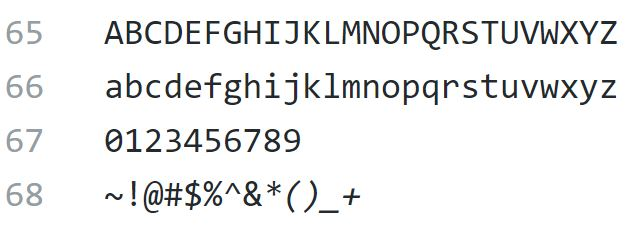
#> input picture E/E1/image-segmentation.JPG, 640 x 225 px
$ python e1.py
#> lines starting #> are read from the running program, lines starting #| are printed output that depends on the picture; after the words box and inside, x2 and y2 are one past the last pixel; in counts of white or black regions, pixels touching at a corner belong together
import numpy as np
import PIL
from PIL import ImageOps
from PIL import Image

def read_image():
    """Read image

    Returns:
        numpy_array: image
    """

    #read_image
    image_file = PIL.Image.open("./image-segmentation.JPG")
#> image_file is the input picture: PIL image 640x225 RGB; mean R, G, B 237.7, 238.4, 238.2
    image_file = ImageOps.grayscale(image_file)
#> image_file: PIL image 640x225 L
    image_array = np.array(image_file)


    #inverse_image
    image_array = 255 - image_array
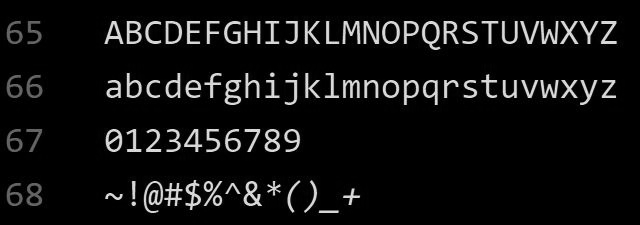
#> image_array: shape (225, 640); min 0, max 247, mean 16.9
    return image_array

def threshold(image_array, thresh):
    """Apply thresholding on image

    Args:
        image_array (numpy array): input image
        thresh (int): thresholding value

    Returns:
        numpy array: thresholded image
    """
#> called with thresh = 60
    for i in range(image_array.shape[0]):
        for j in range(image_array.shape[1]):
            if (image_array[i,j]) < 60:
                image_array[i,j] = 0
            else:
                image_array[i,j] = 255
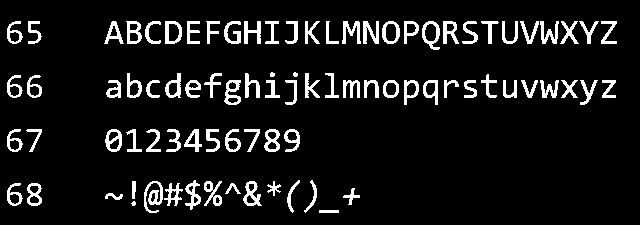
#> image_array: shape (225, 640); 9% white; 86 white regions (1 under 20 px), largest, box (x1, y1, x2, y2) and area: (144, 181, 163, 213) 288, (243, 181, 262, 206) 231, (224, 80, 241, 105) 227
    return image_array


def row_wise_crop(image_array):
    """crop image in lines row wise

    Args:
        image_array (numpy_array): image

    Returns:
        int: number of rows cropped
    """
    row_sum = np.sum(image_array, axis=1)
#> row_sum = 225 values, max 77265 at index 23, min 0 at index 0, mean 14745.8

    row_number = 0
    checker = 0
    for i in range(image_array.shape[0]):
        if checker == i:
            checker += 1
            if row_sum[i] != 0:
                for j in range(i,image_array.shape[0]):
                    if row_sum[j] == 0:
                        new_img = image_array[i:j, :]
                        checker = j
                        image = Image.fromarray(new_img)
                        image.save( "./Row_Image/"+ 'img' + str(row_number) + '.png')
                        row_number += 1
                        break
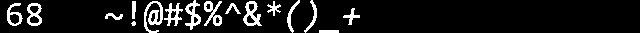
#> image: PIL image 640x33 L; 10.2% white; 16 white regions (1 under 20 px), largest, box (x1, y1, x2, y2) and area: (144, 1, 163, 33) 288, (243, 1, 262, 26) 231, (204, 1, 222, 26) 221
#> after the loop, row_number = 4

    return row_number


def col_wise_crop(row_number):
    """column wise crop on image,segments charachter in line

    Args:
        row_number (int): number of rows to cut on image
    """
    for number in range(0,row_number):
        image_file = PIL.Image.open("./Row_Image/"+ "img" +str(number) + ".png")
        image_array = np.array(image_file)

        col_number = 0
        checker2 = 0
        col_sum = np.sum(image_array , axis = 0)
        for i in range(image_array.shape[1]):
            if checker2 == i:
                #print("value of i", i)
                checker2 += 1
                if col_sum[i] != 0:
                    for j in range(i,image_array.shape[1]):
                        #print("value of j", j)
                        if col_sum[j] == 0:
                            new_img = image_array[:, i:j]
                            checker2 = j
                            image = Image.fromarray(new_img)
                            image.save('./Col_Image/'+ 'img' + str(number) + "_" + str(col_number) + '.png')
                            #print("image saved")
                            col_number += 1
                            break


if __name__ == "__main__":
    image_array = read_image()
    image_array = threshold(image_array, 60)
    row_number = row_wise_crop(image_array)
#> row_number = 4
    #print(row_number)
    col_wise_crop(row_number)
#> in col_wise_crop, `image_file = PIL.Image.open("./Row_Image/"+ "img" +str(number) + ".png")`:
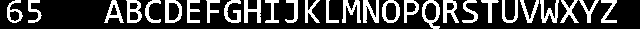
#> image_file: PIL image 640x29 L; 25.5% white; 28 white regions, largest, box (x1, y1, x2, y2) and area: (363, 0, 379, 23) 224, (422, 0, 440, 29) 221, (342, 0, 361, 23) 219
#> in col_wise_crop, `col_sum = np.sum(image_array , axis = 0)`: col_sum = 640 values, max 5865 at index 127, min 0 at index 0, mean 1886.2
#> after the loop in col_wise_crop, `for i in range(image_array.shape[1]):`:
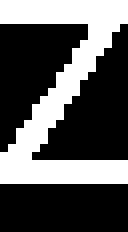
#> image: PIL image 16x29 L (shown 8 times larger); 34.7% white; 1 white region, box (x1, y1, x2, y2) and area: (0, 0, 16, 23) 161
#> after the loop in col_wise_crop, `for i in range(image_array.shape[1]):`: col_number = 27
